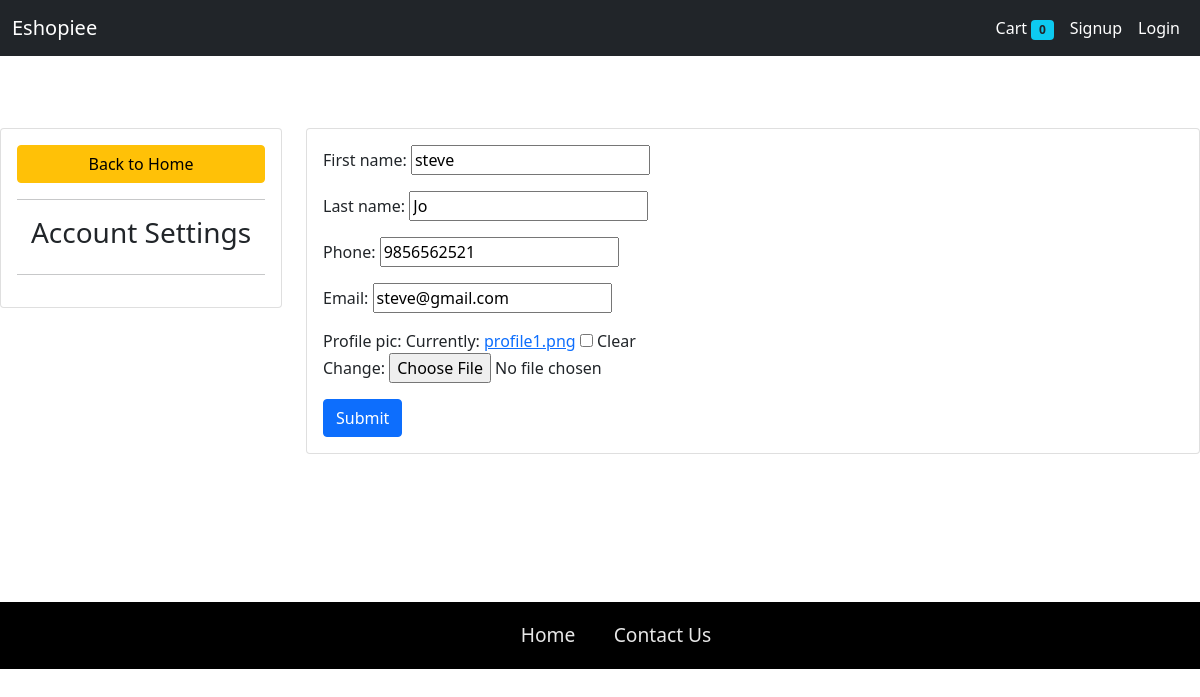
The page /14/profile_update on the database its author committed.
### store/models.py (models this page shows, shortened)
class Customer(models.Model):
    first_name = models.CharField(max_length=50)
    last_name = models.CharField(max_length=50)
    phone = models.CharField(max_length=15)
    email = models.EmailField()
    profile_pic = models.ImageField(default='profile1.png',null=True,blank=True)
    password = models.CharField(max_length=500 )
    submitted_at = models.DateTimeField(auto_now_add=True)
    updated_at = models.DateTimeField(auto_now=True)
    '''
    @staticmethod
    def get_customer_by_email(email):
        return Customer.objects.get(email = email)here is the code to proceed only after getting the customer,if you no longer have customer,"Customer matching query does not exist." error will come , to avoid that error we are writing code in try except block'''
    @staticmethod
    def get_customer_by_email(email):
        try:
            return Customer.objects.get(email = email)
        except:
            return False

### store/views.py (the view)
# urls.py: path('<pk>/profile_update',ProfileUpdate.as_view(),name='profile_update'),
class ProfileUpdate(UpdateView):
	template_name= 'profile_update.html'
	model= Customer
	fields = ['first_name','last_name','phone','email','profile_pic']
	success_url= '/'

### store/templates/profile_update.html (shortened to what this page needs)
{% extends 'base.html' %}
{% load static %}
{% block content %}
<br>
<div class="row mt-5 mb-5">
    <div class="col-md-3">
        <div class="card card-body">
            <a href="/" class="btn btn-warning">Back to Home</a>
            <hr>
            <h3 style="text-align: center">Account Settings</h3>
            <hr>
        </div>
    </div>
    <div class="col-md-9">
        <div class="card card-body">
            <form method="POST" enctype="multipart/form-data">
                    <div class="form-group">
                        {{form.as_p}}
                    </div>
                <input type="submit" class="btn btn-primary" name="Update Information">
            </form>
        </div>
    </div>
</div>
{% endblock %}

### rows shown on the page
Customer: first_name "steve", last_name "Jo", phone "9856562521", email "steve@gmail.com"

### other values the page prints
{{ request.session.cart.keys|length }} "0"
